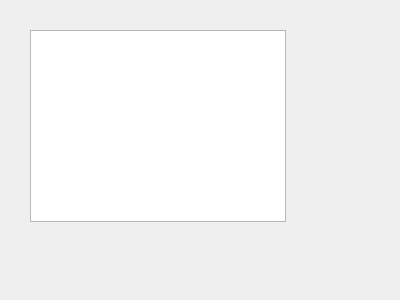
<?xml version="1.0" encoding="UTF-8"?>
<ui version="4.0">
 <class>Form</class>
 <widget class="QWidget" name="Form">
  <property name="geometry">
   <rect>
    <x>0</x>
    <y>0</y>
    <width>400</width>
    <height>300</height>
   </rect>
  </property>
  <property name="windowTitle">
   <string>Form</string>
  </property>
  <widget class="QTreeView" name="treeView">
   <property name="geometry">
    <rect>
     <x>30</x>
     <y>30</y>
     <width>256</width>
     <height>192</height>
    </rect>
   </property>
  </widget>
 </widget>
 <resources/>
 <connections/>
</ui>
